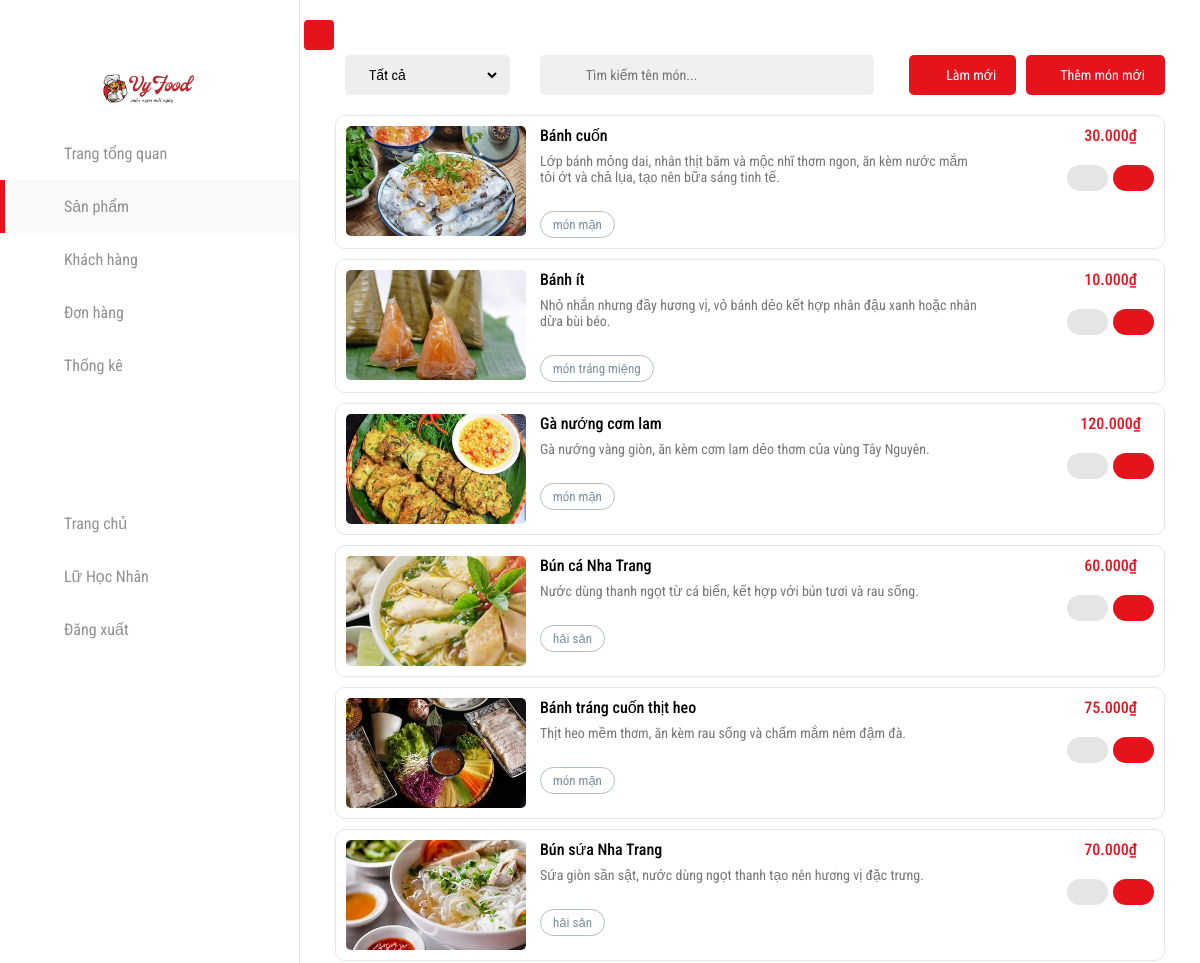
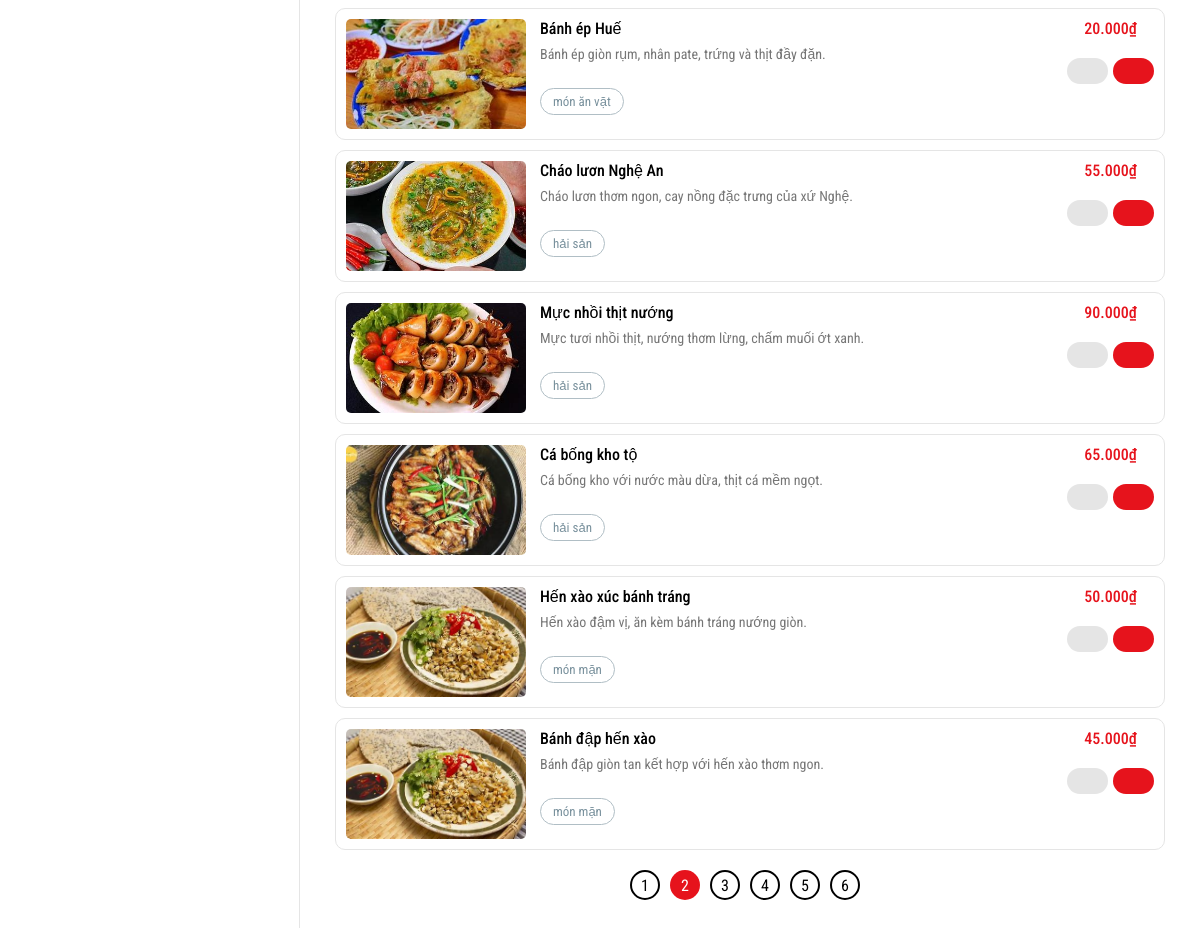
The page /adminproduct.php?page=2 on the database its author committed (2 pictures, top to bottom).
### tables this page shows
CREATE TABLE `sanpham` (
  `ID` int(11) NOT NULL,
  `Name` varchar(255) NOT NULL,
  `Image` varchar(255) NOT NULL,
  `Price` int(255) NOT NULL,
  `Describtion` varchar(255) NOT NULL,
  `Type` enum('món chay','món mặn','món lẩu','món ăn vặt','món tráng miệng','nước uống','hải sản') NOT NULL,
  `Visible` tinyint(1) NOT NULL DEFAULT 1
);

### adminproduct.php (the view, shortened to what this page needs)
<!DOCTYPE html>
<html lang="en">
  <head>
    <link rel="stylesheet" href="https://cdn.jsdelivr.net/npm/bootstrap@4.6.2/dist/css/bootstrap.min.css" />
    <link rel="stylesheet" href="assets/font-awesome-pro-v6-6.2.0/css/all.min.css" />
    <link rel="stylesheet" href="admin/css/style.css" />
    <link rel="stylesheet" href="assets/css/base.css" />
    <link rel="stylesheet" href="assets/css/admin.css" />
  </head>
  <body>
    <?php include_once "includes/headeradmin.php"; ?>
    <div class="admin-product">
      <div class="admin-control">
        <div class="admin-control-left">
          <select name="the-loai" id="the-loai" onchange="fetchProducts()">
            <option value="">Tất cả</option>
          </select>
        </div>
        <div class="admin-control-center">
          <form onsubmit="fetchProducts(); return false;">
            <span onclick="fetchProducts()" class="search-btn"><i class="fa-light fa-magnifying-glass"></i></span>
            <input id="form-search-product" type="text" class="form-search-input" placeholder="Tìm kiếm tên món..." />
          </form>
        </div>
        <div class="admin-control-right">
          <a href="adminproduct.php" class="inner-nut"><i class="fa-light fa-rotate-right"></i> Làm mới</a>
          <a href="adminaddproduct.php" class="inner-nut"><i class="fa-light fa-plus"></i> Thêm món mới</a>
        </div>
      </div>
      <div id="default-product-list" class="show-product">
        <div class="row">
          <?php
          include "./connect.php";
          $limit = 12;
          $page = isset($_GET['page']) ? (int)$_GET['page'] : 1;
          $start = ($page - 1) * $limit;
          $total_query = "SELECT COUNT(*) AS total FROM sanpham";
          $total_result = mysqli_query($conn, $total_query);
          $total_row = mysqli_fetch_assoc($total_result);
          $total_products = $total_row['total'];
          $total_pages = ceil($total_products / $limit);
          $sql = "SELECT * FROM sanpham LIMIT $start, $limit";
          $result = mysqli_query($conn, $sql);
          while ($row = mysqli_fetch_array($result)) {
          ?>
            <div class="col-12">
              <div class="list" data-id="<?= $row['ID']; ?>">
                <div class="list-left">
                  <img src="<?php echo $row['Image']; ?>" alt="<?php echo $row['Name']; ?>" />
                  <div class="list-info">
                    <h4><?php echo $row['Name']; ?></h4>
                    <p><?php echo $row['Describtion']; ?></p>
                    <div class="list-category"><?php echo $row['Type']; ?></div>
                  </div>
                </div>
                <div class="list-right">
                  <div class="list-price"><?php echo $row['Price'] . ".000₫"; ?></div>
                  <div class="list-control">
                    <div class="list-tool">
                      <a href="adminchangeproduct.php?id=<?= $row['ID']; ?>" class="btn-edit">
                        <i class="fa-light fa-pen-to-square"></i>
                      </a>
                      <button class="btn-delete" onclick="confirmDelete(<?= $row['ID']; ?>)">
                        <i class="fa-regular fa-trash"></i>
                      </button>
                    </div>
                  </div>
                </div>
              </div>
            </div>
          <?php } ?>
        </div>
        <div class="Pagination">
          <div class="container">
            <ul>
              <?php
              for ($i = 1; $i <= $total_pages; $i++) {
                $active_class = ($i == $page) ? 'trang-chinh' : '';
                echo '<li><a href="?page=' . $i . '" class="inner-trang ' . $active_class . '">' . $i . '</a></li>';
              }
              ?>
            </ul>
          </div>
        </div>
      </div>
    </div>
  </body>
</html>

### assets/css/base.css (style rules this page uses)
:root { --color-text: #000000; --color-bg1: #0d5432; --color-bg2: #e6131c; --font: "Roboto Condensed", sans-serif; }
a { text-decoration: none; }
body { color: var(--color-text); font-family: var(--font); overflow-x: hidden; }

### assets/css/admin.css (style rules this page uses)
*, *::before, *::after { box-sizing: border-box; margin: 0; padding: 0; list-style-type: none; text-decoration: none; }
:root { --red: #b5292f; --lightest-gray: rgb(249, 249, 249); --lighter-gray: rgb(240, 240, 240); --light-gray: rgb(144, 144, 144); --medium-gray: rgb(96, 96, 96); --dark-gray: rgb(13, 13, 13); --header-height: 60px; --animation-duration: 200ms; --animation-timing-curve: ease-in-out; }
html { scroll-behavior: smooth; }
body { margin: 0; font-family: "Roboto Condensed", sans-serif; overflow-x: hidden; }
button { outline: none; border: none; cursor: pointer; }
body, input, button, textarea, pre { font-family: Roboto Condensed, sans-serif; -webkit-tap-highlight-color: rgba(0, 0, 0, 0); }
ul, li { margin: 0; list-style-type: none; padding: 0; }
h1, h2, h3, h4, h5, .h1, .h2, .h3, .h4, .h5 { font-family: var(--font); line-height: normal; }
.admin-product { padding: 35px; width: 100%; }
.admin-control { display: flex; justify-content: space-between; margin-bottom: 20px; margin-top: 20px; align-items: center; font-size: 14px; }
select { background-color: #eee; padding: 10px 20px; border-radius: 5px; outline: none; border: none; margin-left: 10px; border-right: 10px solid #eee; height: 40px; cursor: pointer; margin-right: 5px; }
.admin-control-center { flex: 1; }
form { display: flex; justify-content: center; }
.search-btn { border: none; outline: none; font-size: 20px; height: 40px; padding: 0 15px; color: var(--color-text); border-top-left-radius: 5px; border-bottom-left-radius: 5px; cursor: pointer; display: flex; align-items: center; background-color: #f0f0f0; }
.form-search-input { height: 40px; outline: none; border: none; background-color: #f0f0f0; padding: 10px 20px; padding-left: 0; border-top-right-radius: 5px; border-bottom-right-radius: 5px; width: 75%; }
.admin-control-right { display: flex; }
.inner-nut { background-color: var(--color-bg2); height: 40px; color: #fff; border-radius: 5px; padding: 0 20px; width: auto; display: flex; align-items: center; justify-content: center; margin-left: 10px; }
.inner-nut i { margin-right: 6px; }
.admin-product .list { border: 1px solid #e5e5e5; padding: 10px; border-radius: 10px; display: flex; justify-content: space-between; background-color: #fff; margin-bottom: 10px; }
.admin-product .list .list-left { display: flex; width: 80%; }
.admin-product .list .list-left img { max-width: 180px; min-width: 180px; height: 110px; object-fit: cover; margin-right: 14px; border-radius: 5px; }
.admin-product .list-info p { margin-top: 7px; color: #0000008a; font-size: 14px; margin-right: 10px; display: -webkit-box; -webkit-box-orient: vertical; overflow: hidden; text-overflow: ellipsis; -webkit-line-clamp: 2; }
.admin-product .list-info h4 { font-weight: 500; color: var(--color-text); font-size: 16px; }
.admin-product .list-category { display: inline-block; margin-top: 10px; padding: 5px 12px; border: 1px solid #b0bec5; color: #78909c; border-radius: 30px; font-size: 13px; }
.admin-product .list-price { color: var(--color-bg2); font-weight: 500; text-align: center; }
.admin-product .list-tool { margin-top: 20px; display: flex; }
.btn-detail, .btn-edit, .btn-delete { background-color: #eee; padding: 5px 15px; border-radius: 15px; font-size: 14px; color: var(--color-text); text-transform: uppercase; outline: none; border: none; cursor: pointer; }
.btn-detail, .btn-edit { outline: none; background-color: #e5e5e5; margin-right: 5px; }
.btn-delete { background-color: var(--color-bg2); color: white; }
.Pagination ul { list-style-type: none; padding: 0; margin: 0; display: flex; justify-content: center; align-items: center; margin-top: 10px; }
.Pagination .inner-trang { background: #fff; color: var(--color-text); width: 30px; height: 30px; border-radius: 50%; margin-right: 10px; border: 2px solid #000; display: flex; align-items: center; justify-content: center; cursor: pointer; }
.Pagination .inner-trang.trang-chinh { color: #fff; background: var(--color-bg2); border: none; }

### rows shown on the page
sanpham: shows a picture, Name "Bánh cuốn", Describtion "Lớp bánh mỏng dai, nhân thịt băm và mộc nhĩ thơm ngon, ăn kèm nước mắm tỏi ớt và chả lụa, tạo nên bữa sáng tinh tế.", Type "món mặn", Price "30"
sanpham: shows a picture, Name "Bánh ít", Describtion "Nhỏ nhắn nhưng đầy hương vị, vỏ bánh dẻo kết hợp nhân đậu xanh hoặc nhân dừa bùi béo.", Type "món tráng miệng", Price "10"
sanpham: shows a picture, Name "Gà nướng cơm lam", Describtion "Gà nướng vàng giòn, ăn kèm cơm lam dẻo thơm của vùng Tây Nguyên.", Type "món mặn", Price "120"
sanpham: shows a picture, Name "Bún cá Nha Trang", Describtion "Nước dùng thanh ngọt từ cá biển, kết hợp với bún tươi và rau sống.", Type "hải sản", Price "60"
sanpham: shows a picture, Name "Bánh tráng cuốn thịt heo", Describtion "Thịt heo mềm thơm, ăn kèm rau sống và chấm mắm nêm đậm đà.", Type "món mặn", Price "75"
sanpham: shows a picture, Name "Bún sứa Nha Trang", Describtion "Sứa giòn sần sật, nước dùng ngọt thanh tạo nên hương vị đặc trưng.", Type "hải sản", Price "70"
sanpham: Image (picture), Name "Bánh ép Huế", Describtion "Bánh ép giòn rụm, nhân pate, trứng và thịt đầy đặn.", Type "món ăn vặt", Price "20"
sanpham: shows a picture, Name "Cháo lươn Nghệ An", Describtion "Cháo lươn thơm ngon, cay nồng đặc trưng của xứ Nghệ.", Type "hải sản", Price "55"
sanpham: shows a picture, Name "Mực nhồi thịt nướng", Describtion "Mực tươi nhồi thịt, nướng thơm lừng, chấm muối ớt xanh.", Type "hải sản", Price "90"
sanpham: shows a picture, Name "Cá bống kho tộ", Describtion "Cá bống kho với nước màu dừa, thịt cá mềm ngọt.", Type "hải sản", Price "65"
sanpham: shows a picture, Name "Hến xào xúc bánh tráng", Describtion "Hến xào đậm vị, ăn kèm bánh tráng nướng giòn.", Type "món mặn", Price "50"
sanpham: shows a picture, Name "Bánh đập hến xào", Describtion "Bánh đập giòn tan kết hợp với hến xào thơm ngon.", Type "món mặn", Price "45"
